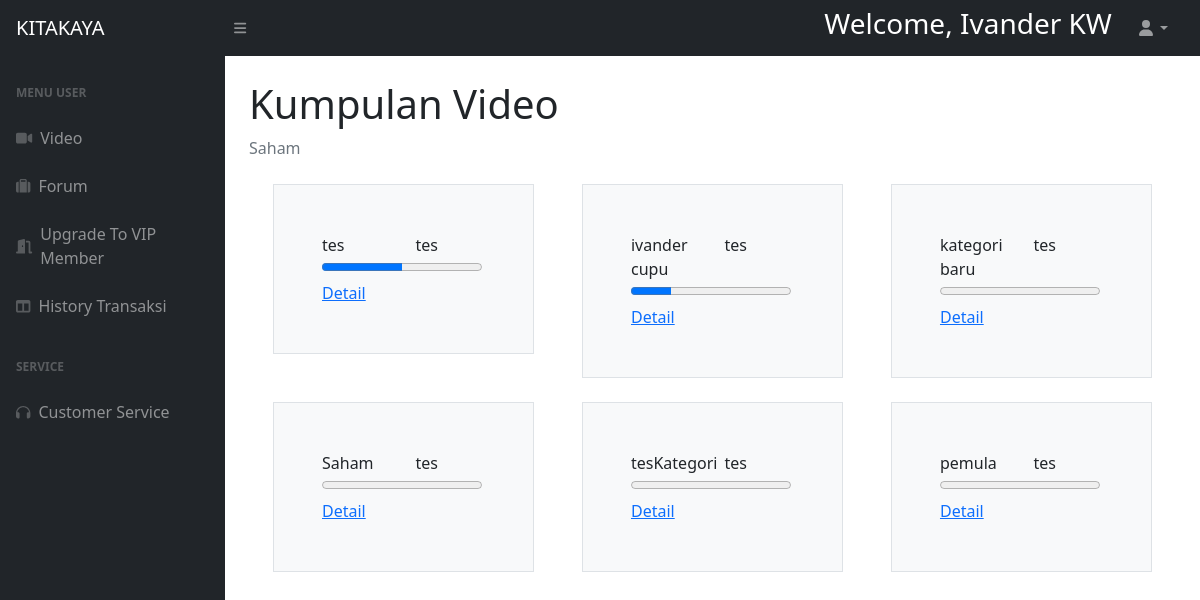
Page /public/halamanuserbiasa.php (signed in) on the committed database.
### tables this page shows
CREATE TABLE `kategori_vid` (
  `id` int(11) NOT NULL,
  `nama_kategori` text NOT NULL
);

### config/database.php (called while the page is built, shortened)
<?php
    class Database{
        private static $instance;
        public $pdo;
        private function __construct()
        {
            $dsn = "mysql:host=".DB_HOST.";dbname=".DB_NAME.";charset=UTF8";
            $options = [
                PDO::ATTR_ERRMODE => PDO::ERRMODE_EXCEPTION,
                PDO::ATTR_DEFAULT_FETCH_MODE => PDO::FETCH_OBJ,
                PDO::ATTR_EMULATE_PREPARES => false
            ];
            try {
                $this->pdo = new PDO($dsn,DB_USER,DB_PASSWORD,$options);
            }
            catch(PDOException $e){
                echo  $e->getMessage();
            }
        }
        static function instance(){
            if(!isset(self::$instance)){
                self::$instance = new Database();
            }
            return self::$instance;
        }
        function query($sql,$args = NULL){
            if (!$args){
                return $this->pdo->query($sql);
            }
            $stmt = $this->pdo->prepare($sql);
            $stmt->execute($args);
            return $stmt;
        }
    }
?>

### models/Video.php (called while the page is built, shortened)
<?php
    class Video{
        public static function getVideo()
        {
            $db=Database::instance();
            $temp=$db->query("SELECT distinct k.nama_kategori, k.id FROM  kategori_vid k LEFT JOIN thread t ON t.f_kategori=k.id AND t.status_video = 1");
            return $temp->fetchAll();
        }
        public static function jumlahVideo($f)
        {
            $db=Database::instance();
            $temp=$db->query("SELECT count(*) as c FROM  thread WHERE f_kategori = :f AND status_video = 1", [
                "f"=>$f
            ]);
            return $temp->fetch();
        }
        public static function VideoWatchedPB($refuser, $refkategori)
        {
            $db=Database::instance();
            $temp=$db->query("SELECT count(*) as c FROM progressbar WHERE refuser = :refuser AND refkategori = :refkategori",[
                "refuser"=>$refuser,
                "refkategori"=>$refkategori,
            ]);
            return $temp->fetch();
        }
    }
?>

### public/halamanuserbiasa.php (the view, shortened to what this page needs)
<?php
    $user = $_SESSION["user"];
    $munculkan = $user->nama;
?>
<!DOCTYPE html>
<html lang="en">
    <head>
        <link href="https://cdn.jsdelivr.net/npm/simple-datatables@latest/dist/style.css" rel="stylesheet" />
        <link href="../assets/css/punyaadmin.css" rel="stylesheet" />
    </head>
    <body class="sb-nav-fixed">
        <nav class="sb-topnav navbar navbar-expand navbar-dark bg-dark">
            <a class="navbar-brand ps-3" href="halamanuserbiasa.php">KITAKAYA</a>
            <button class="btn btn-link btn-sm order-1 order-lg-0 me-4 me-lg-0" id="sidebarToggle" href="#!"><i class="fas fa-bars"></i></button>
            <form class="d-none d-md-inline-block form-inline ms-auto me-0 me-md-3 my-2 my-md-0">
                <div class="input-group">
                    <h3 style="color: white;">Welcome, <?= $munculkan?></h3>
                </div>
            </form>
            <ul class="navbar-nav ms-auto ms-md-0 me-3 me-lg-4">
                <li class="nav-item dropdown">
                    <a class="nav-link dropdown-toggle" id="navbarDropdown" href="#" role="button" data-bs-toggle="dropdown" aria-expanded="false"><i class="fas fa-user fa-fw"></i></a>
                </li>
            </ul>
        </nav>
        <div id="layoutSidenav">
            <div id="layoutSidenav_nav">
                <nav class="sb-sidenav accordion sb-sidenav-dark" id="sidenavAccordion">
                    <div class="sb-sidenav-menu">
                        <div class="nav">
                            <div class="sb-sidenav-menu-heading">Menu User</div>
                            <a class="nav-link" href="../public/halamanuserbiasa.php">
                                <div class="sb-nav-link-icon"><i class="fas fa-video"></i></div>
                                Video
                            </a>
                            <a class="nav-link" href="../public/halamanuserbiasaforum.php">
                                <div class="sb-nav-link-icon"><i class="fas fa-suitcase"></i></div>
                                Forum
                            </a>
                            <a class="nav-link" href="../public/halamanuserbiasasub.php">
                                <div class="sb-nav-link-icon"><i class="fas fa-door-open"></i></div>
                                Upgrade To VIP Member
                            </a>
                            <a class="nav-link" href="../public/halamanhistorytransmember.php">
                                <div class="sb-nav-link-icon"><i class="fas fa-columns"></i></div>
                                History Transaksi
                            </a>
                            <div class="sb-sidenav-menu-heading">Service</div>
                            <a class="nav-link" href="../public/halamanuserbiasacs.php">
                                <div class="sb-nav-link-icon"><i class="fas fa-headphones"></i></div>
                                Customer Service
                            </a>
                        </div>
                    </div>
                </nav>
            </div>
            <div id="layoutSidenav_content">
            <main>
                    <div class="container-fluid px-4">
                        <h1 class="mt-4">Kumpulan Video</h1>
                        <ol class="breadcrumb mb-4">
                            <li class="breadcrumb-item active">Saham</li>
                        </ol>
                        <?php
                            $video = Video::getVideo();
                        ?>
                            <div class="container px-4">
                                <div class="row gx-5 row row-cols-3">
                                <?php
                                    $user = $_SESSION["user"];
                                    $userid = $user->id;
                                    foreach($video as $idx => $video){
                                        $max = Video::jumlahVideo($video->id);
                                        $max = $max->c;
                                        $min = Video::VideoWatchedPB($userid, $video->id);
                                        $min = $min->c;
                                        ?>
                                            <div class="col">
                                                <div class="p-5 border bg-light">
                                                    <div class="row row-cols-2">
                                                        <div>
                                                            <div><?= $video->nama_kategori ?></div>
                                                            <progress id="pb" value="<?=$min?>" max="<?=$max?>"></progress>
                                                            <div><a href="../controllers/vid.php?idvidBIASA=true&id=<?=$video->nama_kategori?>&idkategori=<?=$video->id?>">Detail</a></div>
                                                        </div>
                                                        <div>tes</div>
                                                    </div>
                                                </div>
                                                <br>
                                            </div>
                                        <?php
                                    }
                                ?>
                                </div>
                            </div>
                    </div>
                </main>
            </div>
        </div>
    </body>
</html>

### rows in the picture
kategori_vid: nama_kategori "tes", $min 1 (drawn)
kategori_vid: nama_kategori "ivander cupu", $min 1 (drawn)
kategori_vid: nama_kategori "kategori baru", $min 0 (drawn)
kategori_vid: nama_kategori "Saham", $min 0 (drawn)
kategori_vid: nama_kategori "tesKategori", $min 0 (drawn)
kategori_vid: nama_kategori "pemula", $min 0 (drawn)

### other values in the picture
$munculkan "Ivander KW"
